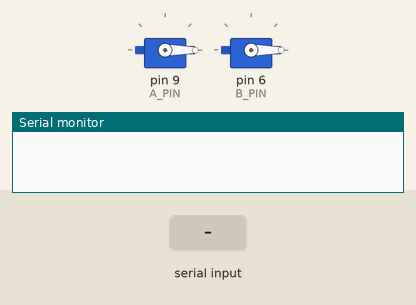
Bench run of a sketch on a simulated Arduino Uno, built with avr-gcc and run on an emulated ATmega328P. Shown: 2 × servo, the last lines printed to the serial monitor. The test bench sets the inputs (shaded band).

Above: at 1.2 s.
1.3 s: "90,45,200\n" received over Serial
At 1.76 s:
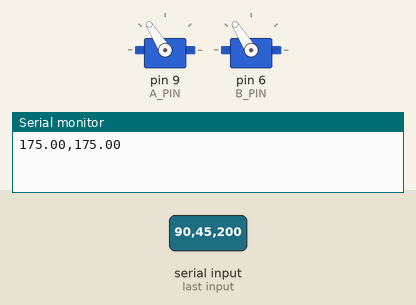
At 2.7 s:
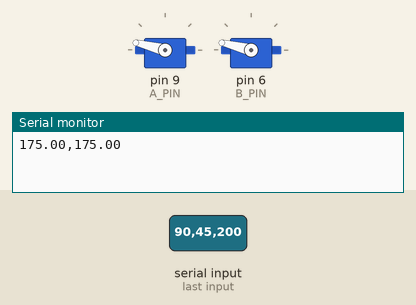
4.3 s: "90,45\n" received over Serial
At 7.0 s:
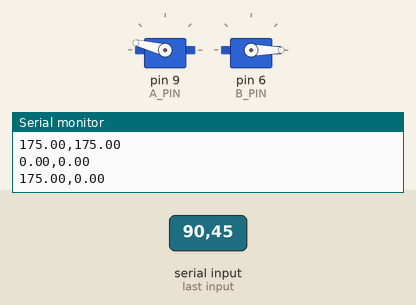
7.3 s: "5\n" received over Serial
10.3 s: "1,90\n" received over Serial
At 11.9 s:
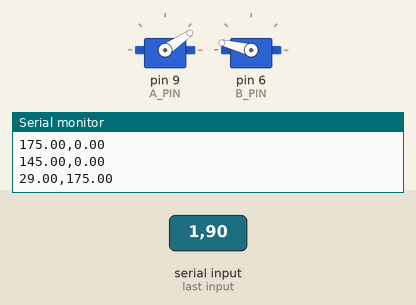
12.3 s: "30,150,10\n" received over Serial
15.3 s: "30,150\n" received over Serial
Timing chart, 0 to 18.6 s (numbered marks = the images above; inputs shaded):
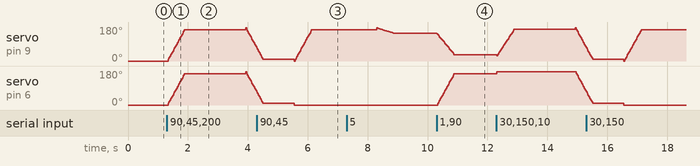

The sketch:

tens_servo.ino
```cpp
/*
 * Set two servo motors to the desired degree positions.
 * Used to control the intensities the TENS units.
 */

#include <Servo.h>

#define A_PIN 9
#define B_PIN 6
#define MAX_DEGREE 175
#define MAX_DIAL 6
#define NUM_STEPS 20

Servo servoA;
Servo servoB;

void setup()
{
  Serial.begin(9600);
  servoA.attach(A_PIN);
  servoB.attach(B_PIN);
  servoA.write(0);
  servoB.write(0);
}

void loop()
{
  static float degreeA = 0;
  static float degreeB = 0;
  while (Serial.available())
  {
    // Pulse width and rate have range [0, MAX_DAIL], need to map it to [0, MAX_DEGREE] degrees.
    degreeA = map(Serial.parseInt(), 0, MAX_DIAL, 0, MAX_DEGREE);
    degreeB = map(Serial.parseInt(), 0, MAX_DIAL, 0, MAX_DEGREE);

    // Clamp the degrees
    degreeA = (degreeA > MAX_DEGREE) ? MAX_DEGREE : degreeA;
    degreeB = (degreeB > MAX_DEGREE) ? MAX_DEGREE : degreeB;

    // For debug
    Serial.print(degreeA);
    Serial.print(',');
    Serial.println(degreeB);

    // We want to slowly turn the dial from the previous value.
    static float prevDegreeA = 0;
    static float prevDegreeB = 0;
    for (int i = 0; i < NUM_STEPS; i++)
    {
      float tempDegreeA = (1 - i / float(NUM_STEPS)) * prevDegreeA + (i / float(NUM_STEPS)) * degreeA;
      float tempDegreeB = (1 - i / float(NUM_STEPS)) * prevDegreeB + (i / float(NUM_STEPS)) * degreeB;
      servoA.write((int)tempDegreeA);
      servoB.write((int)tempDegreeB);
      delay(30);
    }

    Serial.parseInt(); // Flush the trailing \0 character from the serial buffer
    delay(15);

    prevDegreeA = degreeA;
    prevDegreeB = degreeB;
  }
}
```

Measured:
- after the input at 1.3 s, servo on pin 9 (A_PIN), servo on pin 6 (B_PIN): rises from 0° to 175° in 2.6 s, then falls to 69° in 0.36 s
- after the input at 10.3 s, servo on pin 9 (A_PIN): moves from 146° to 34° over 0.57 s, starting at once; servo on pin 6 (B_PIN): moves from 0° to 166° over 0.54 s, starting at once
